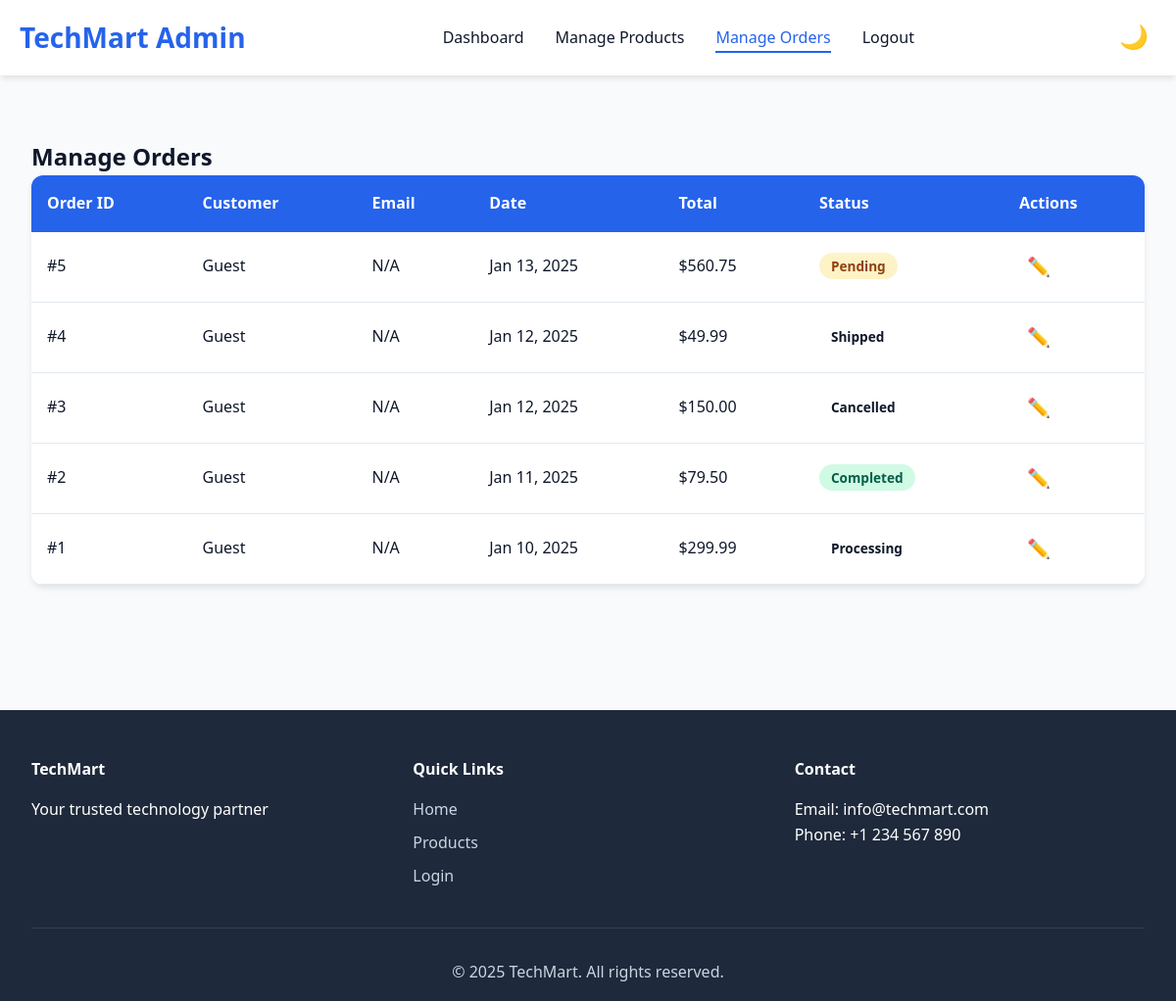
The page /manage-orders.php on the database its author committed.
### tables this page shows
CREATE TABLE `orders` (
  `order_id` int(11) NOT NULL,
  `customer_id` int(11) NOT NULL,
  `order_date` datetime NOT NULL,
  `total_amount` decimal(10,2) NOT NULL,
  `currency` varchar(10) DEFAULT 'USD',
  `status` varchar(20) NOT NULL,
  `shipping_address` varchar(255) DEFAULT NULL,
  `notes` text DEFAULT NULL
);

### html/manage-orders.php (the view, shortened to what this page needs)
<?php
$conn = getDBConnection();
$result = $conn->query("SELECT o.order_id, o.total_amount, o.order_date, o.status, u.username, u.email
                        FROM orders o
                        LEFT JOIN users u ON o.customer_id = u.user_id
                        ORDER BY o.order_date DESC");
$orders = $result->fetch_all(MYSQLI_ASSOC);
?>
<!DOCTYPE html>
<html lang="en">
	<head>
		<link rel="stylesheet" href="../assets/css/styles.css" />
	</head>
	<body>
		<header>
			<nav class="navbar">
				<div class="container">
					<div class="logo">TechMart Admin</div>
					<ul class="nav-links" id="navLinks">
						<li><a href="admin-dashboard.php">Dashboard</a></li>
						<li><a href="manage-products.php">Manage Products</a></li>
						<li>
							<a href="manage-orders.php" class="active">Manage Orders</a>
						</li>
						<li><a href="logout.php">Logout</a></li>
					</ul>
					<div class="nav-icons">
						<button
							class="icon-btn"
							id="darkModeToggle"
							title="Toggle Dark Mode"
						>
							<span class="icon">🌙</span>
						</button>
					</div>
				</div>
			</nav>
		</header>
		<main>
			<section class="manage-section">
				<div class="container">
					<h1>Manage Orders</h1>
					<div class="table-container">
						<table class="data-table">
							<thead>
								<tr>
									<th>Order ID</th>
									<th>Customer</th>
									<th>Email</th>
									<th>Date</th>
									<th>Total</th>
									<th>Status</th>
									<th>Actions</th>
								</tr>
							</thead>
							<tbody>
								<?php if (empty($orders)): ?>
								<tr>
									<td colspan="7" style="text-align: center; padding: 20px;">No orders found</td>
								</tr>
								<?php else: ?>
								<?php foreach ($orders as $order): ?>
								<tr>
									<td>#<?php echo $order['order_id']; ?></td>
									<td><?php echo htmlspecialchars($order['username'] ?? 'Guest'); ?></td>
									<td><?php echo htmlspecialchars($order['email'] ?? 'N/A'); ?></td>
									<td><?php echo date('M d, Y', strtotime($order['order_date'])); ?></td>
									<td>$<?php echo number_format($order['total_amount'], 2); ?></td>
									<td>
										<?php
										$status = $order['status'] ?? 'pending';
										$statusClass = 'status-' . strtolower($status);
										?>
										<span class="status-badge <?php echo $statusClass; ?>">
											<?php echo htmlspecialchars(ucfirst($status)); ?>
										</span>
									</td>
									<td>
										<button class="btn-icon edit-status-btn"
											data-id="<?php echo $order['order_id']; ?>"
											data-status="<?php echo htmlspecialchars($status); ?>"
											title="Edit Status">✏️</button>
									</td>
								</tr>
								<?php endforeach; ?>
								<?php endif; ?>
							</tbody>
						</table>
					</div>
				</div>
			</section>
		</main>
		<footer>
			<div class="container">
				<div class="footer-content">
					<div class="footer-section">
						<h4>TechMart</h4>
						<p>Your trusted technology partner</p>
					</div>
					<div class="footer-section">
						<h4>Quick Links</h4>
						<ul>
							<li><a href="index.php">Home</a></li>
							<li><a href="products.php">Products</a></li>
							<li><a href="login.php">Login</a></li>
						</ul>
					</div>
					<div class="footer-section">
						<h4>Contact</h4>
						<p>Email: info@techmart.com</p>
						<p>Phone: +1 234 567 890</p>
					</div>
				</div>
				<div class="footer-bottom">
					<p>&copy; 2025 TechMart. All rights reserved.</p>
				</div>
			</div>
		</footer>
	</body>
</html>

### assets/css/styles.css (style rules this page uses)
* { margin: 0; padding: 0; box-sizing: border-box; }
:root { --primary-color: #2563eb; --secondary-color: #64748b; --accent-color: #f97316; --success-color: #10b981; --warning-color: #f59e0b; --danger-color: #ef4444; --dark-color: #1e293b; --light-color: #f8fafc; --border-color: #e2e8f0; --text-primary: #0f172a; --text-secondary: #64748b; --shadow-sm: 0 1px 2px 0 rgba(0, 0, 0, 0.05); --shadow-md: 0 4px 6px -1px rgba(0, 0, 0, 0.1); --shadow-lg: 0 10px 15px -3px rgba(0, 0, 0, 0.1); --transition: all 0.3s ease; --bg-color: #ffffff; --card-bg: #ffffff; }
body { font-family: "Segoe UI", Tahoma, Geneva, Verdana, sans-serif; line-height: 1.6; color: var(--text-primary); background-color: var(--light-color); }
.container { width: 100%; max-width: 1200px; margin: 0 auto; padding: 0 20px; }
.navbar { background-color: #fff; box-shadow: var(--shadow-md); position: sticky; top: 0; z-index: 1000; }
.navbar .container { display: flex; justify-content: space-between; align-items: center; padding: 1rem 20px; }
.logo { font-size: 1.75rem; font-weight: bold; color: var(--primary-color); text-decoration: none; }
.nav-links { display: flex; list-style: none; gap: 2rem; }
.nav-links a { text-decoration: none; color: var(--text-primary); font-weight: 500; transition: var(--transition); position: relative; }
.nav-links a:hover, .nav-links a.active { color: var(--primary-color); }
.nav-links a.active::after { content: ""; position: absolute; bottom: -5px; left: 0; width: 100%; height: 2px; background-color: var(--primary-color); }
.nav-icons { display: flex; align-items: center; gap: 1rem; }
.icon-btn { background: none; border: none; font-size: 1.5rem; cursor: pointer; padding: 0.5rem; border-radius: 50%; transition: var(--transition); position: relative; }
.btn-icon { background: none; border: none; font-size: 1.2rem; cursor: pointer; padding: 0.5rem; transition: var(--transition); }
.manage-section { padding: 4rem 0; }
.table-container { background: #fff; border-radius: 12px; box-shadow: var(--shadow-md); overflow-x: auto; }
.data-table { width: 100%; border-collapse: collapse; }
.data-table thead { background-color: var(--primary-color); color: #fff; }
.data-table th, .data-table td { padding: 1rem; text-align: left; }
.data-table tbody tr { border-bottom: 1px solid var(--border-color); transition: var(--transition); }
.status-badge { padding: 0.25rem 0.75rem; border-radius: 20px; font-size: 0.85rem; font-weight: 600; }
.status-pending { background-color: #fef3c7; color: #92400e; }
.status-completed { background-color: #d1fae5; color: #065f46; }
footer { background-color: var(--dark-color); color: #fff; padding: 3rem 0 1rem; margin-top: 4rem; }
.footer-content { display: grid; grid-template-columns: repeat(auto-fit, minmax(250px, 1fr)); gap: 2rem; margin-bottom: 2rem; }
.footer-section h4 { margin-bottom: 1rem; color: #fff; }
.footer-section ul { list-style: none; }
.footer-section ul li { margin-bottom: 0.5rem; }
.footer-section a { color: #cbd5e1; text-decoration: none; transition: var(--transition); }
.footer-bottom { text-align: center; padding-top: 2rem; border-top: 1px solid rgba(255, 255, 255, 0.1); color: #cbd5e1; }
@media (max-width: 1200px) { .container { max-width: 100%; padding: 0 2rem; } }

### rows shown on the page
orders: order_id "5", username "Guest", email "N/A", order_date "Jan 13, 2025", total_amount "560.75", status "Pending"
orders: order_id "4", username "Guest", email "N/A", order_date "Jan 12, 2025", total_amount "49.99", status "Shipped"
orders: order_id "3", username "Guest", email "N/A", order_date "Jan 12, 2025", total_amount "150.00", status "Cancelled"
orders: order_id "2", username "Guest", email "N/A", order_date "Jan 11, 2025", total_amount "79.50", status "Completed"
orders: order_id "1", username "Guest", email "N/A", order_date "Jan 10, 2025", total_amount "299.99", status "Processing"
